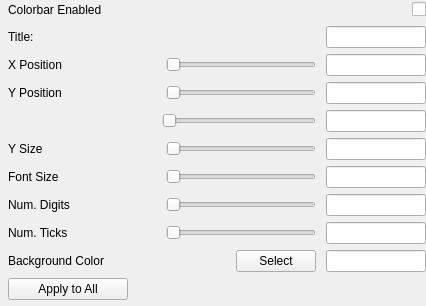
<?xml version="1.0" encoding="UTF-8"?>
<ui version="4.0">
 <class>ColorbarWidgetGUI</class>
 <widget class="QWidget" name="ColorbarWidgetGUI">
  <property name="geometry">
   <rect>
    <x>0</x>
    <y>0</y>
    <width>426</width>
    <height>306</height>
   </rect>
  </property>
  <property name="windowTitle">
   <string>Form</string>
  </property>
  <layout class="QVBoxLayout" name="verticalLayout_2">
   <property name="spacing">
    <number>0</number>
   </property>
   <property name="leftMargin">
    <number>8</number>
   </property>
   <property name="topMargin">
    <number>0</number>
   </property>
   <property name="rightMargin">
    <number>0</number>
   </property>
   <property name="bottomMargin">
    <number>0</number>
   </property>
   <item>
    <widget class="QFrame" name="ColorBarFrame">
     <property name="maximumSize">
      <size>
       <width>16777215</width>
       <height>16777215</height>
      </size>
     </property>
     <property name="frameShape">
      <enum>QFrame::NoFrame</enum>
     </property>
     <property name="frameShadow">
      <enum>QFrame::Plain</enum>
     </property>
     <layout class="QVBoxLayout" name="verticalLayout">
      <property name="spacing">
       <number>0</number>
      </property>
      <property name="leftMargin">
       <number>0</number>
      </property>
      <property name="topMargin">
       <number>0</number>
      </property>
      <property name="rightMargin">
       <number>0</number>
      </property>
      <property name="bottomMargin">
       <number>0</number>
      </property>
      <item>
       <layout class="QVBoxLayout" name="verticalLayout_5">
        <property name="spacing">
         <number>0</number>
        </property>
        <item>
         <layout class="QHBoxLayout" name="horizontalLayout_10">
          <item>
           <widget class="QLabel" name="label_4">
            <property name="text">
             <string>Colorbar Enabled</string>
            </property>
           </widget>
          </item>
          <item>
           <spacer name="horizontalSpacer_10">
            <property name="orientation">
             <enum>Qt::Horizontal</enum>
            </property>
            <property name="sizeHint" stdset="0">
             <size>
              <width>40</width>
              <height>20</height>
             </size>
            </property>
           </spacer>
          </item>
          <item>
           <widget class="QCheckBox" name="enableCheckbox">
            <property name="text">
             <string/>
            </property>
           </widget>
          </item>
         </layout>
        </item>
        <item>
         <widget class="QFrame" name="ColorbarSettingsFrame">
          <property name="frameShape">
           <enum>QFrame::NoFrame</enum>
          </property>
          <property name="frameShadow">
           <enum>QFrame::Raised</enum>
          </property>
          <layout class="QHBoxLayout" name="horizontalLayout_9">
           <property name="leftMargin">
            <number>0</number>
           </property>
           <property name="topMargin">
            <number>0</number>
           </property>
           <property name="rightMargin">
            <number>0</number>
           </property>
           <property name="bottomMargin">
            <number>0</number>
           </property>
           <item>
            <layout class="QVBoxLayout" name="verticalLayout_6">
             <property name="spacing">
              <number>0</number>
             </property>
             <item>
              <layout class="QHBoxLayout" name="horizontalLayout_4">
               <property name="spacing">
                <number>10</number>
               </property>
               <item>
                <widget class="QLabel" name="label_6">
                 <property name="text">
                  <string>Title:</string>
                 </property>
                </widget>
               </item>
               <item>
                <spacer name="horizontalSpacer_5">
                 <property name="orientation">
                  <enum>Qt::Horizontal</enum>
                 </property>
                 <property name="sizeHint" stdset="0">
                  <size>
                   <width>40</width>
                   <height>20</height>
                  </size>
                 </property>
                </spacer>
               </item>
               <item>
                <widget class="QLineEdit" name="titleEdit">
                 <property name="maximumSize">
                  <size>
                   <width>100</width>
                   <height>16777215</height>
                  </size>
                 </property>
                 <property name="alignment">
                  <set>Qt::AlignCenter</set>
                 </property>
                </widget>
               </item>
              </layout>
             </item>
             <item>
              <layout class="QHBoxLayout" name="horizontalLayout_3">
               <property name="spacing">
                <number>10</number>
               </property>
               <item>
                <widget class="QLabel" name="label">
                 <property name="text">
                  <string>X Position</string>
                 </property>
                </widget>
               </item>
               <item>
                <spacer name="horizontalSpacer_2">
                 <property name="orientation">
                  <enum>Qt::Horizontal</enum>
                 </property>
                 <property name="sizeHint" stdset="0">
                  <size>
                   <width>40</width>
                   <height>20</height>
                  </size>
                 </property>
                </spacer>
               </item>
               <item>
                <widget class="QSlider" name="xPosSlider">
                 <property name="minimumSize">
                  <size>
                   <width>150</width>
                   <height>0</height>
                  </size>
                 </property>
                 <property name="orientation">
                  <enum>Qt::Horizontal</enum>
                 </property>
                </widget>
               </item>
               <item>
                <widget class="QLineEdit" name="xPosEdit">
                 <property name="maximumSize">
                  <size>
                   <width>100</width>
                   <height>16777215</height>
                  </size>
                 </property>
                 <property name="alignment">
                  <set>Qt::AlignCenter</set>
                 </property>
                </widget>
               </item>
              </layout>
             </item>
             <item>
              <layout class="QHBoxLayout" name="horizontalLayout">
               <property name="spacing">
                <number>10</number>
               </property>
               <item>
                <widget class="QLabel" name="label_5">
                 <property name="text">
                  <string>Y Position</string>
                 </property>
                </widget>
               </item>
               <item>
                <spacer name="horizontalSpacer">
                 <property name="orientation">
                  <enum>Qt::Horizontal</enum>
                 </property>
                 <property name="sizeHint" stdset="0">
                  <size>
                   <width>40</width>
                   <height>20</height>
                  </size>
                 </property>
                </spacer>
               </item>
               <item>
                <widget class="QSlider" name="yPosSlider">
                 <property name="minimumSize">
                  <size>
                   <width>150</width>
                   <height>0</height>
                  </size>
                 </property>
                 <property name="orientation">
                  <enum>Qt::Horizontal</enum>
                 </property>
                </widget>
               </item>
               <item>
                <widget class="QLineEdit" name="yPosEdit">
                 <property name="maximumSize">
                  <size>
                   <width>100</width>
                   <height>16777215</height>
                  </size>
                 </property>
                 <property name="alignment">
                  <set>Qt::AlignCenter</set>
                 </property>
                </widget>
               </item>
              </layout>
             </item>
             <item>
              <layout class="QHBoxLayout" name="horizontalLayout_6">
               <property name="spacing">
                <number>10</number>
               </property>
               <item>
                <spacer name="horizontalSpacer_6">
                 <property name="orientation">
                  <enum>Qt::Horizontal</enum>
                 </property>
                 <property name="sizeHint" stdset="0">
                  <size>
                   <width>40</width>
                   <height>20</height>
                  </size>
                 </property>
                </spacer>
               </item>
               <item>
                <widget class="QSlider" name="xSizeSlider">
                 <property name="minimumSize">
                  <size>
                   <width>150</width>
                   <height>0</height>
                  </size>
                 </property>
                 <property name="orientation">
                  <enum>Qt::Horizontal</enum>
                 </property>
                </widget>
               </item>
               <item>
                <widget class="QLineEdit" name="xSizeEdit">
                 <property name="maximumSize">
                  <size>
                   <width>100</width>
                   <height>16777215</height>
                  </size>
                 </property>
                 <property name="alignment">
                  <set>Qt::AlignCenter</set>
                 </property>
                </widget>
               </item>
              </layout>
             </item>
             <item>
              <layout class="QHBoxLayout" name="horizontalLayout_2">
               <property name="spacing">
                <number>10</number>
               </property>
               <item>
                <widget class="QLabel" name="label_10">
                 <property name="text">
                  <string>Y Size</string>
                 </property>
                </widget>
               </item>
               <item>
                <spacer name="horizontalSpacer_3">
                 <property name="orientation">
                  <enum>Qt::Horizontal</enum>
                 </property>
                 <property name="sizeHint" stdset="0">
                  <size>
                   <width>40</width>
                   <height>20</height>
                  </size>
                 </property>
                </spacer>
               </item>
               <item>
                <widget class="QSlider" name="ySizeSlider">
                 <property name="minimumSize">
                  <size>
                   <width>150</width>
                   <height>0</height>
                  </size>
                 </property>
                 <property name="orientation">
                  <enum>Qt::Horizontal</enum>
                 </property>
                </widget>
               </item>
               <item>
                <widget class="QLineEdit" name="ySizeEdit">
                 <property name="maximumSize">
                  <size>
                   <width>100</width>
                   <height>16777215</height>
                  </size>
                 </property>
                 <property name="alignment">
                  <set>Qt::AlignCenter</set>
                 </property>
                </widget>
               </item>
              </layout>
             </item>
             <item>
              <layout class="QHBoxLayout" name="horizontalLayout_8">
               <property name="spacing">
                <number>10</number>
               </property>
               <item>
                <widget class="QLabel" name="label_2">
                 <property name="text">
                  <string>Font Size</string>
                 </property>
                </widget>
               </item>
               <item>
                <spacer name="horizontalSpacer_7">
                 <property name="orientation">
                  <enum>Qt::Horizontal</enum>
                 </property>
                 <property name="sizeHint" stdset="0">
                  <size>
                   <width>40</width>
                   <height>20</height>
                  </size>
                 </property>
                </spacer>
               </item>
               <item>
                <widget class="QSlider" name="fontSizeSlider">
                 <property name="minimumSize">
                  <size>
                   <width>150</width>
                   <height>0</height>
                  </size>
                 </property>
                 <property name="orientation">
                  <enum>Qt::Horizontal</enum>
                 </property>
                </widget>
               </item>
               <item>
                <widget class="QLineEdit" name="fontSizeEdit">
                 <property name="maximumSize">
                  <size>
                   <width>100</width>
                   <height>16777215</height>
                  </size>
                 </property>
                 <property name="alignment">
                  <set>Qt::AlignCenter</set>
                 </property>
                </widget>
               </item>
              </layout>
             </item>
             <item>
              <layout class="QHBoxLayout" name="horizontalLayout_11">
               <property name="spacing">
                <number>10</number>
               </property>
               <item>
                <widget class="QLabel" name="label_3">
                 <property name="text">
                  <string>Num. Digits</string>
                 </property>
                </widget>
               </item>
               <item>
                <spacer name="horizontalSpacer_8">
                 <property name="orientation">
                  <enum>Qt::Horizontal</enum>
                 </property>
                 <property name="sizeHint" stdset="0">
                  <size>
                   <width>40</width>
                   <height>20</height>
                  </size>
                 </property>
                </spacer>
               </item>
               <item>
                <widget class="QSlider" name="numDigitsSlider">
                 <property name="minimumSize">
                  <size>
                   <width>150</width>
                   <height>0</height>
                  </size>
                 </property>
                 <property name="orientation">
                  <enum>Qt::Horizontal</enum>
                 </property>
                </widget>
               </item>
               <item>
                <widget class="QLineEdit" name="numDigitsEdit">
                 <property name="maximumSize">
                  <size>
                   <width>100</width>
                   <height>16777215</height>
                  </size>
                 </property>
                 <property name="alignment">
                  <set>Qt::AlignCenter</set>
                 </property>
                </widget>
               </item>
              </layout>
             </item>
             <item>
              <layout class="QHBoxLayout" name="horizontalLayout_12">
               <property name="spacing">
                <number>10</number>
               </property>
               <item>
                <widget class="QLabel" name="label_8">
                 <property name="text">
                  <string>Num. Ticks</string>
                 </property>
                </widget>
               </item>
               <item>
                <spacer name="horizontalSpacer_9">
                 <property name="orientation">
                  <enum>Qt::Horizontal</enum>
                 </property>
                 <property name="sizeHint" stdset="0">
                  <size>
                   <width>40</width>
                   <height>20</height>
                  </size>
                 </property>
                </spacer>
               </item>
               <item>
                <widget class="QSlider" name="numTicksSlider">
                 <property name="minimumSize">
                  <size>
                   <width>150</width>
                   <height>0</height>
                  </size>
                 </property>
                 <property name="orientation">
                  <enum>Qt::Horizontal</enum>
                 </property>
                </widget>
               </item>
               <item>
                <widget class="QLineEdit" name="numTicksEdit">
                 <property name="maximumSize">
                  <size>
                   <width>100</width>
                   <height>16777215</height>
                  </size>
                 </property>
                 <property name="alignment">
                  <set>Qt::AlignCenter</set>
                 </property>
                </widget>
               </item>
              </layout>
             </item>
             <item>
              <layout class="QHBoxLayout" name="horizontalLayout_13">
               <property name="spacing">
                <number>10</number>
               </property>
               <item>
                <widget class="QLabel" name="label_9">
                 <property name="text">
                  <string>Background Color</string>
                 </property>
                </widget>
               </item>
               <item>
                <spacer name="horizontalSpacer_11">
                 <property name="orientation">
                  <enum>Qt::Horizontal</enum>
                 </property>
                 <property name="sizeHint" stdset="0">
                  <size>
                   <width>40</width>
                   <height>20</height>
                  </size>
                 </property>
                </spacer>
               </item>
               <item>
                <widget class="QPushButton" name="bgSelectButton">
                 <property name="toolTip">
                  <string>Click to select color bar background color</string>
                 </property>
                 <property name="text">
                  <string>Select</string>
                 </property>
                </widget>
               </item>
               <item>
                <widget class="QLineEdit" name="bgColorEdit">
                 <property name="maximumSize">
                  <size>
                   <width>100</width>
                   <height>16777215</height>
                  </size>
                 </property>
                 <property name="alignment">
                  <set>Qt::AlignCenter</set>
                 </property>
                </widget>
               </item>
              </layout>
             </item>
             <item>
              <layout class="QHBoxLayout" name="horizontalLayout_14">
               <property name="spacing">
                <number>0</number>
               </property>
               <item>
                <widget class="QPushButton" name="applyAllButton">
                 <property name="minimumSize">
                  <size>
                   <width>120</width>
                   <height>0</height>
                  </size>
                 </property>
                 <property name="toolTip">
                  <string>Apply all these color bar settings (except title and position) to all other color bars</string>
                 </property>
                 <property name="text">
                  <string>Apply to All</string>
                 </property>
                </widget>
               </item>
               <item>
                <spacer name="horizontalSpacer_13">
                 <property name="orientation">
                  <enum>Qt::Horizontal</enum>
                 </property>
                 <property name="sizeHint" stdset="0">
                  <size>
                   <width>40</width>
                   <height>20</height>
                  </size>
                 </property>
                </spacer>
               </item>
              </layout>
             </item>
            </layout>
           </item>
          </layout>
         </widget>
        </item>
       </layout>
      </item>
     </layout>
    </widget>
   </item>
  </layout>
 </widget>
 <resources/>
 <connections/>
</ui>
